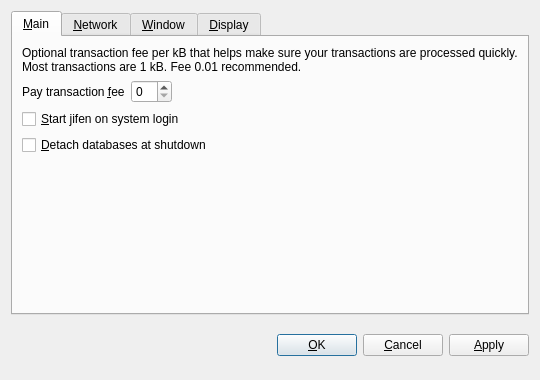
<?xml version="1.0" encoding="UTF-8"?>
<ui version="4.0">
 <class>OptionsDialog</class>
 <widget class="QDialog" name="OptionsDialog">
  <property name="geometry">
   <rect>
    <x>0</x>
    <y>0</y>
    <width>540</width>
    <height>380</height>
   </rect>
  </property>
  <property name="windowTitle">
   <string>Options</string>
  </property>
  <property name="modal">
   <bool>true</bool>
  </property>
  <layout class="QVBoxLayout" name="verticalLayout">
   <item>
    <widget class="QTabWidget" name="tabWidget">
     <property name="tabPosition">
      <enum>QTabWidget::North</enum>
     </property>
     <property name="currentIndex">
      <number>0</number>
     </property>
     <widget class="QWidget" name="tabMain">
      <attribute name="title">
       <string>&amp;Main</string>
      </attribute>
      <layout class="QVBoxLayout" name="verticalLayout_Main">
       <item>
        <widget class="QLabel" name="transactionFeeInfoLabel">
         <property name="text">
          <string>Optional transaction fee per kB that helps make sure your transactions are processed quickly. Most transactions are 1 kB. Fee 0.01 recommended.</string>
         </property>
         <property name="textFormat">
          <enum>Qt::PlainText</enum>
         </property>
         <property name="wordWrap">
          <bool>true</bool>
         </property>
        </widget>
       </item>
       <item>
        <layout class="QHBoxLayout" name="horizontalLayout_Main">
         <item>
          <widget class="QLabel" name="transactionFeeLabel">
           <property name="text">
            <string>Pay transaction &amp;fee</string>
           </property>
           <property name="textFormat">
            <enum>Qt::PlainText</enum>
           </property>
           <property name="buddy">
            <cstring>transactionFee</cstring>
           </property>
          </widget>
         </item>
         <item>
          <widget class="BitcoinAmountField" name="transactionFee"/>
         </item>
         <item>
          <spacer name="horizontalSpacer_Main">
           <property name="orientation">
            <enum>Qt::Horizontal</enum>
           </property>
           <property name="sizeHint" stdset="0">
            <size>
             <width>40</width>
             <height>20</height>
            </size>
           </property>
          </spacer>
         </item>
        </layout>
       </item>
       <item>
        <widget class="QCheckBox" name="bitcoinAtStartup">
         <property name="toolTip">
          <string>Automatically start jifen after logging in to the system.</string>
         </property>
         <property name="text">
          <string>&amp;Start jifen on system login</string>
         </property>
        </widget>
       </item>
       <item>
        <widget class="QCheckBox" name="detachDatabases">
         <property name="toolTip">
          <string>Detach block and address databases at shutdown. This means they can be moved to another data directory, but it slows down shutdown. The wallet is always detached.</string>
         </property>
         <property name="text">
          <string>&amp;Detach databases at shutdown</string>
         </property>
        </widget>
       </item>
       <item>
        <spacer name="verticalSpacer_Main">
         <property name="orientation">
          <enum>Qt::Vertical</enum>
         </property>
         <property name="sizeHint" stdset="0">
          <size>
           <width>20</width>
           <height>40</height>
          </size>
         </property>
        </spacer>
       </item>
      </layout>
     </widget>
     <widget class="QWidget" name="tabNetwork">
      <attribute name="title">
       <string>&amp;Network</string>
      </attribute>
      <layout class="QVBoxLayout" name="verticalLayout_Network">
       <item>
        <widget class="QCheckBox" name="mapPortUpnp">
         <property name="toolTip">
          <string>Automatically open the jifen client port on the router. This only works when your router supports UPnP and it is enabled.</string>
         </property>
         <property name="text">
          <string>Map port using &amp;UPnP</string>
         </property>
        </widget>
       </item>
       <item>
        <widget class="QCheckBox" name="connectSocks">
         <property name="toolTip">
          <string>Connect to the jifen network through a SOCKS proxy (e.g. when connecting through Tor).</string>
         </property>
         <property name="text">
          <string>&amp;Connect through SOCKS proxy:</string>
         </property>
        </widget>
       </item>
       <item>
        <layout class="QHBoxLayout" name="horizontalLayout_Network">
         <item>
          <widget class="QLabel" name="proxyIpLabel">
           <property name="text">
            <string>Proxy &amp;IP:</string>
           </property>
           <property name="textFormat">
            <enum>Qt::PlainText</enum>
           </property>
           <property name="buddy">
            <cstring>proxyIp</cstring>
           </property>
          </widget>
         </item>
         <item>
          <widget class="QValidatedLineEdit" name="proxyIp">
           <property name="maximumSize">
            <size>
             <width>140</width>
             <height>16777215</height>
            </size>
           </property>
           <property name="toolTip">
            <string>IP address of the proxy (e.g. 127.0.0.1)</string>
           </property>
          </widget>
         </item>
         <item>
          <widget class="QLabel" name="proxyPortLabel">
           <property name="text">
            <string>&amp;Port:</string>
           </property>
           <property name="textFormat">
            <enum>Qt::PlainText</enum>
           </property>
           <property name="buddy">
            <cstring>proxyPort</cstring>
           </property>
          </widget>
         </item>
         <item>
          <widget class="QLineEdit" name="proxyPort">
           <property name="maximumSize">
            <size>
             <width>55</width>
             <height>16777215</height>
            </size>
           </property>
           <property name="toolTip">
            <string>Port of the proxy (e.g. 9050)</string>
           </property>
          </widget>
         </item>
         <item>
          <widget class="QLabel" name="socksVersionLabel">
           <property name="text">
            <string>SOCKS &amp;Version:</string>
           </property>
           <property name="textFormat">
            <enum>Qt::PlainText</enum>
           </property>
           <property name="buddy">
            <cstring>socksVersion</cstring>
           </property>
          </widget>
         </item>
         <item>
          <widget class="QValueComboBox" name="socksVersion">
           <property name="toolTip">
            <string>SOCKS version of the proxy (e.g. 5)</string>
           </property>
          </widget>
         </item>
         <item>
          <spacer name="horizontalSpacer_Network">
           <property name="orientation">
            <enum>Qt::Horizontal</enum>
           </property>
           <property name="sizeHint" stdset="0">
            <size>
             <width>40</width>
             <height>20</height>
            </size>
           </property>
          </spacer>
         </item>
        </layout>
       </item>
       <item>
        <spacer name="verticalSpacer_Network">
         <property name="orientation">
          <enum>Qt::Vertical</enum>
         </property>
         <property name="sizeHint" stdset="0">
          <size>
           <width>20</width>
           <height>40</height>
          </size>
         </property>
        </spacer>
       </item>
      </layout>
     </widget>
     <widget class="QWidget" name="tabWindow">
      <attribute name="title">
       <string>&amp;Window</string>
      </attribute>
      <layout class="QVBoxLayout" name="verticalLayout_Window">
       <item>
        <widget class="QCheckBox" name="minimizeToTray">
         <property name="toolTip">
          <string>Show only a tray icon after minimizing the window.</string>
         </property>
         <property name="text">
          <string>&amp;Minimize to the tray instead of the taskbar</string>
         </property>
        </widget>
       </item>
       <item>
        <widget class="QCheckBox" name="minimizeOnClose">
         <property name="toolTip">
          <string>Minimize instead of exit the application when the window is closed. When this option is enabled, the application will be closed only after selecting Quit in the menu.</string>
         </property>
         <property name="text">
          <string>M&amp;inimize on close</string>
         </property>
        </widget>
       </item>
       <item>
        <spacer name="verticalSpacer_Window">
         <property name="orientation">
          <enum>Qt::Vertical</enum>
         </property>
         <property name="sizeHint" stdset="0">
          <size>
           <width>20</width>
           <height>40</height>
          </size>
         </property>
        </spacer>
       </item>
      </layout>
     </widget>
     <widget class="QWidget" name="tabDisplay">
      <attribute name="title">
       <string>&amp;Display</string>
      </attribute>
      <layout class="QVBoxLayout" name="verticalLayout_Display">
       <item>
        <layout class="QHBoxLayout" name="horizontalLayout_1_Display">
         <item>
          <widget class="QLabel" name="langLabel">
           <property name="text">
            <string>User Interface &amp;language:</string>
           </property>
           <property name="textFormat">
            <enum>Qt::PlainText</enum>
           </property>
           <property name="buddy">
            <cstring>lang</cstring>
           </property>
          </widget>
         </item>
         <item>
          <widget class="QValueComboBox" name="lang">
           <property name="toolTip">
            <string>The user interface language can be set here. This setting will take effect after restarting jifen.</string>
           </property>
          </widget>
         </item>
        </layout>
       </item>
       <item>
        <layout class="QHBoxLayout" name="horizontalLayout_2_Display">
         <item>
          <widget class="QLabel" name="unitLabel">
           <property name="text">
            <string>&amp;Unit to show amounts in:</string>
           </property>
           <property name="textFormat">
            <enum>Qt::PlainText</enum>
           </property>
           <property name="buddy">
            <cstring>unit</cstring>
           </property>
          </widget>
         </item>
         <item>
          <widget class="QValueComboBox" name="unit">
           <property name="toolTip">
            <string>Choose the default subdivision unit to show in the interface and when sending coins.</string>
           </property>
          </widget>
         </item>
        </layout>
       </item>
       <item>
        <widget class="QCheckBox" name="displayAddresses">
         <property name="toolTip">
          <string>Whether to show jifen addresses in the transaction list.</string>
         </property>
         <property name="text">
          <string>&amp;Display addresses in transaction list</string>
         </property>
        </widget>
       </item>
       <item>
        <widget class="QCheckBox" name="coinControlFeatures">
         <property name="toolTip">
          <string>Whether to show coin control features or not.</string>
         </property>
         <property name="text">
          <string>Display coin &amp;control features (experts only!)</string>
         </property>
        </widget>
       </item>
       <item>
        <spacer name="verticalSpacer_Display">
         <property name="orientation">
          <enum>Qt::Vertical</enum>
         </property>
         <property name="sizeHint" stdset="0">
          <size>
           <width>20</width>
           <height>40</height>
          </size>
         </property>
        </spacer>
       </item>
      </layout>
     </widget>
    </widget>
   </item>
   <item>
    <layout class="QHBoxLayout" name="horizontalLayout_Buttons">
     <item>
      <spacer name="horizontalSpacer_1">
       <property name="orientation">
        <enum>Qt::Horizontal</enum>
       </property>
       <property name="sizeHint" stdset="0">
        <size>
         <width>40</width>
         <height>48</height>
        </size>
       </property>
      </spacer>
     </item>
     <item>
      <widget class="QLabel" name="statusLabel">
       <property name="font">
        <font>
         <weight>75</weight>
         <bold>true</bold>
        </font>
       </property>
       <property name="text">
        <string/>
       </property>
       <property name="textFormat">
        <enum>Qt::PlainText</enum>
       </property>
       <property name="wordWrap">
        <bool>true</bool>
       </property>
      </widget>
     </item>
     <item>
      <spacer name="horizontalSpacer_2">
       <property name="orientation">
        <enum>Qt::Horizontal</enum>
       </property>
       <property name="sizeHint" stdset="0">
        <size>
         <width>40</width>
         <height>48</height>
        </size>
       </property>
      </spacer>
     </item>
     <item>
      <widget class="QPushButton" name="okButton">
       <property name="text">
        <string>&amp;OK</string>
       </property>
      </widget>
     </item>
     <item>
      <widget class="QPushButton" name="cancelButton">
       <property name="text">
        <string>&amp;Cancel</string>
       </property>
       <property name="autoDefault">
        <bool>false</bool>
       </property>
      </widget>
     </item>
     <item>
      <widget class="QPushButton" name="applyButton">
       <property name="text">
        <string>&amp;Apply</string>
       </property>
       <property name="autoDefault">
        <bool>false</bool>
       </property>
      </widget>
     </item>
    </layout>
   </item>
  </layout>
 </widget>
 <customwidgets>
  <customwidget>
   <class>BitcoinAmountField</class>
   <extends>QSpinBox</extends>
   <header>bitcoinamountfield.h</header>
  </customwidget>
  <customwidget>
   <class>QValueComboBox</class>
   <extends>QComboBox</extends>
   <header>qvaluecombobox.h</header>
  </customwidget>
  <customwidget>
   <class>QValidatedLineEdit</class>
   <extends>QLineEdit</extends>
   <header>qvalidatedlineedit.h</header>
  </customwidget>
 </customwidgets>
 <resources/>
 <connections/>
</ui>
